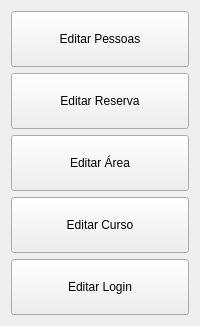
                  <widget class="QWidget" name="editar">
                   <layout class="QVBoxLayout" name="verticalLayout_10">
                    <item>
                     <widget class="QPushButton" name="btnEditarPessoas">
                      <property name="minimumSize">
                       <size>
                        <width>119</width>
                        <height>56</height>
                       </size>
                      </property>
                      <property name="cursor">
                       <cursorShape>PointingHandCursor</cursorShape>
                      </property>
                      <property name="text">
                       <string>Editar Pessoas</string>
                      </property>
                      <property name="autoExclusive">
                       <bool>true</bool>
                      </property>
                     </widget>
                    </item>
                    <item>
                     <widget class="QPushButton" name="btnEditarReserva">
                      <property name="minimumSize">
                       <size>
                        <width>119</width>
                        <height>56</height>
                       </size>
                      </property>
                      <property name="cursor">
                       <cursorShape>PointingHandCursor</cursorShape>
                      </property>
                      <property name="text">
                       <string>Editar Reserva</string>
                      </property>
                      <property name="autoExclusive">
                       <bool>true</bool>
                      </property>
                     </widget>
                    </item>
                    <item>
                     <widget class="QPushButton" name="btnEditarArea">
                      <property name="minimumSize">
                       <size>
                        <width>119</width>
                        <height>56</height>
                       </size>
                      </property>
                      <property name="cursor">
                       <cursorShape>PointingHandCursor</cursorShape>
                      </property>
                      <property name="text">
                       <string>Editar Área</string>
                      </property>
                      <property name="autoExclusive">
                       <bool>true</bool>
                      </property>
                     </widget>
                    </item>
                    <item>
                     <widget class="QPushButton" name="btnEditaCurso">
                      <property name="minimumSize">
                       <size>
                        <width>119</width>
                        <height>56</height>
                       </size>
                      </property>
                      <property name="cursor">
                       <cursorShape>PointingHandCursor</cursorShape>
                      </property>
                      <property name="text">
                       <string>Editar Curso</string>
                      </property>
                      <property name="autoExclusive">
                       <bool>true</bool>
                      </property>
                     </widget>
                    </item>
                    <item>
                     <widget class="QPushButton" name="btnEditarLogin">
                      <property name="minimumSize">
                       <size>
                        <width>119</width>
                        <height>56</height>
                       </size>
                      </property>
                      <property name="cursor">
                       <cursorShape>PointingHandCursor</cursorShape>
                      </property>
                      <property name="text">
                       <string>Editar Login</string>
                      </property>
                      <property name="autoExclusive">
                       <bool>true</bool>
                      </property>
                     </widget>
                    </item>
                   </layout>
                  </widget>
